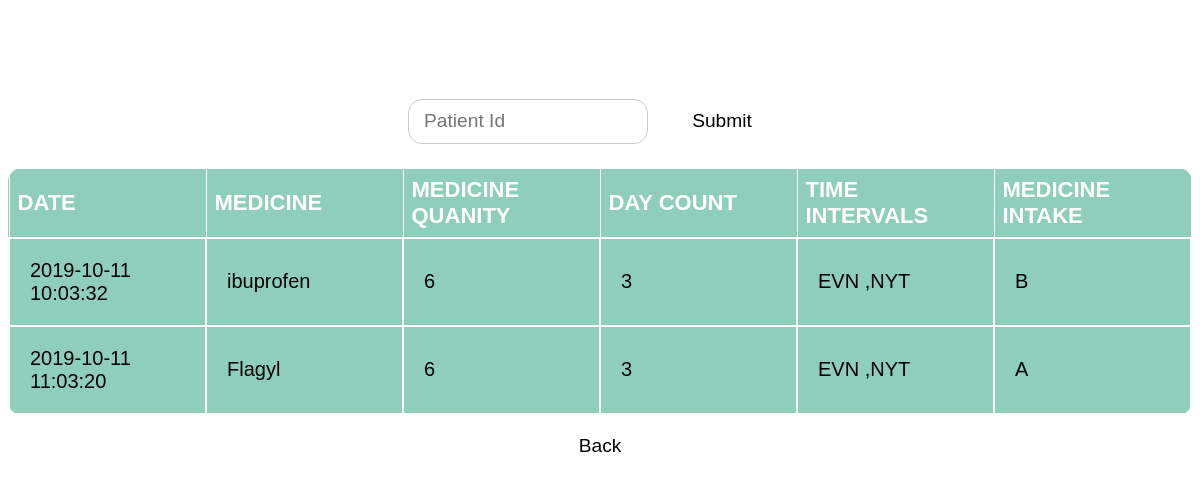
Screenshot of /patient_display.php?inputfld=69 with the database file from the repository.
### tables this page shows
CREATE TABLE `prescription` (
  `id` int(100) NOT NULL,
  `medicines` varchar(30) NOT NULL,
  `medicine_quantity` varchar(30) NOT NULL,
  `day_count` varchar(30) NOT NULL,
  `medicine_intake` varchar(30) NOT NULL,
  `time_intervals` varchar(30) NOT NULL,
  `patient_id` int(11) NOT NULL,
  `date` timestamp NOT NULL DEFAULT CURRENT_TIMESTAMP
);

### patient_display.php (the view, shortened to what this page needs)
<html>
<head>
    <link rel="stylesheet" type="text/css" href="patient_display.css">
</head>
<body>
<h3 style="font-family:calibri; font-size:38px; color:white;"><center>PATIENT INFORMATION</center></h3>
<form name="form" action="" method="get">
  <input type="text" name="inputfld" placeholder="Patient Id">
<input type="submit" name="submit">
</form>
<table id="tabletag" style="border-radius:14px;">
        <tr style="">
            <th>DATE</th>
            <th>MEDICINE</th>
            <th>MEDICINE QUANITY</th>
            <th>DAY COUNT</th>
            <th>TIME INTERVALS</th>
            <th>MEDICINE INTAKE</th>
        </tr>
        <?php
            $invar = '0';
            if(isset($_GET['inputfld'])){
            $invar = $_GET['inputfld'];
            }
            $host="localhost";
            $dbusername="root";
            $dbpassword="";
            $dbname="docdot";
            $conn =mysqli_connect($host,$dbusername,$dbpassword,$dbname);
        $sql = "SELECT date,medicines,medicine_quantity,day_count,time_intervals,medicine_intake FROM prescription WHERE patient_id = '$invar'";
        $result = $conn->query($sql);
        while($resultRow = $result->fetch_row()){
            echo "<tr>";
            for($i = 0; $i < $result->field_count; $i++){
                echo "<td>$resultRow[$i]</td>";
    }
    echo "</tr>";
    }
    echo "</table>";
?>
<form action="patient.php" >
<button type="submit"
 style="width: 100px;
    background-color: white;
    color: black;
     font-size: 1.2em;
      padding: 12px 20px;
    margin: 8px 0;
    border: none;
    border-radius: 10px;
    cursor: pointer;">Back</button>
</form>
</body>
</head>
</html>

### patient_display.css (style rules this page uses)
form { background-color: }
table { font-family: arial, sans-serif; border-collapse: collapse; width: 100%; height:40px; }
th { border: 1px solid white; text-align: left; padding: 8px; color:white; width: 15%; height:20px; font-size: 22px; }
input[type=text] { width: 240px; height:45px; font-size: 1.2em; padding: 10px 15px; margin: 8px 0; display: inline-block; border: 1px solid #ccc; border-radius: 14px; box-sizing: border-box; }
input[type=submit] { width: 140px; height:45px; background-color: white; color: black; font-size: 1.2em; padding: 12px 20px; margin: 8px 0; border: none; border-radius: 14px; cursor: pointer; }
body { background-image: url("img/healthcare.jpg"); height:100%; background-repeat:no-repeat; background-size:cover; background-position:repeat; }
table { background-color: rgba(71, 173, 144,0.6); }
td { padding: 20px; border: 2px solid white; color: solid black; font-style: bold; font-size: 20px; }
form { align-items: center; text-align: center; }

### rows the page displays
prescription: date "2019-10-11 10:03:32", medicines "ibuprofen", medicine_quantity "6", day_count "3", time_intervals "EVN ,NYT", medicine_intake "B"
prescription: date "2019-10-11 11:03:20", medicines "Flagyl", medicine_quantity "6", day_count "3", time_intervals "EVN ,NYT", medicine_intake "A"
